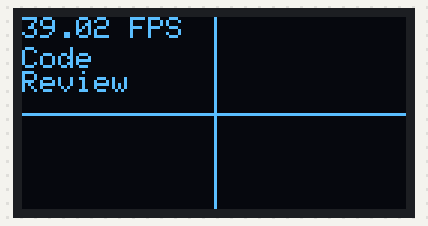
Bench run of a program on a simulated Raspberry Pi Pico. Shown: 128×64 one-colour display.

Above: at 0.1 s.

The program:

main.cpp
```cpp
#include <Arduino.h>
#include <Adafruit_SSD1306.h>

// I2C Setup for the dispaly
constexpr int OLED_WIDTH = 128;
constexpr int OLED_HEIGHT = 64;
constexpr int OLED_I2C_SDA = 14;
constexpr int OLED_I2C_SCK = 15;
constexpr int OLED_I2C_ADDR = 0x3C;
constexpr int OLED_RESET = -1; // Reset pin is not exposed on the display.

TwoWire pico_i2c(OLED_I2C_SDA, OLED_I2C_SCK);
Adafruit_SSD1306 display(OLED_WIDTH, OLED_HEIGHT, &pico_i2c, OLED_RESET,
                         3'000'000UL /* I2C Transfer Frequency */,
                         100'000UL /* I2C Idle Frequency */);

uint32_t *fb = nullptr;
constexpr size_t FB_SIZE = OLED_WIDTH * OLED_HEIGHT / 8 / sizeof(fb[0]);

uint32_t last_ts = 0;
uint32_t pattern = 0xFF00;

char buf[22];

void setup()
{
    Serial.begin(9600);
    display.begin(SSD1306_SWITCHCAPVCC, 0x3C);

    display.clearDisplay();
    display.setTextSize(1);
    display.setTextColor(SSD1306_WHITE);

    fb = (uint32_t *)display.getBuffer();
    last_ts = micros();
}

void loop()
{
    uint32_t cur_ts = micros();

    sprintf(buf, "%0.2f FPS", 1000000.0f / (cur_ts - last_ts));

    display.clearDisplay();
    display.setCursor(0, 0);
    display.write(buf);

    display.setCursor(0, 10);
    display.write("Code");
    display.setCursor(0, 18);
    display.write("Review");

    display.drawLine(0, 32, 128, 32, 1);
    display.drawLine(64, 0, 64, 64, 1);

    display.display();

    last_ts = cur_ts;
}
```
